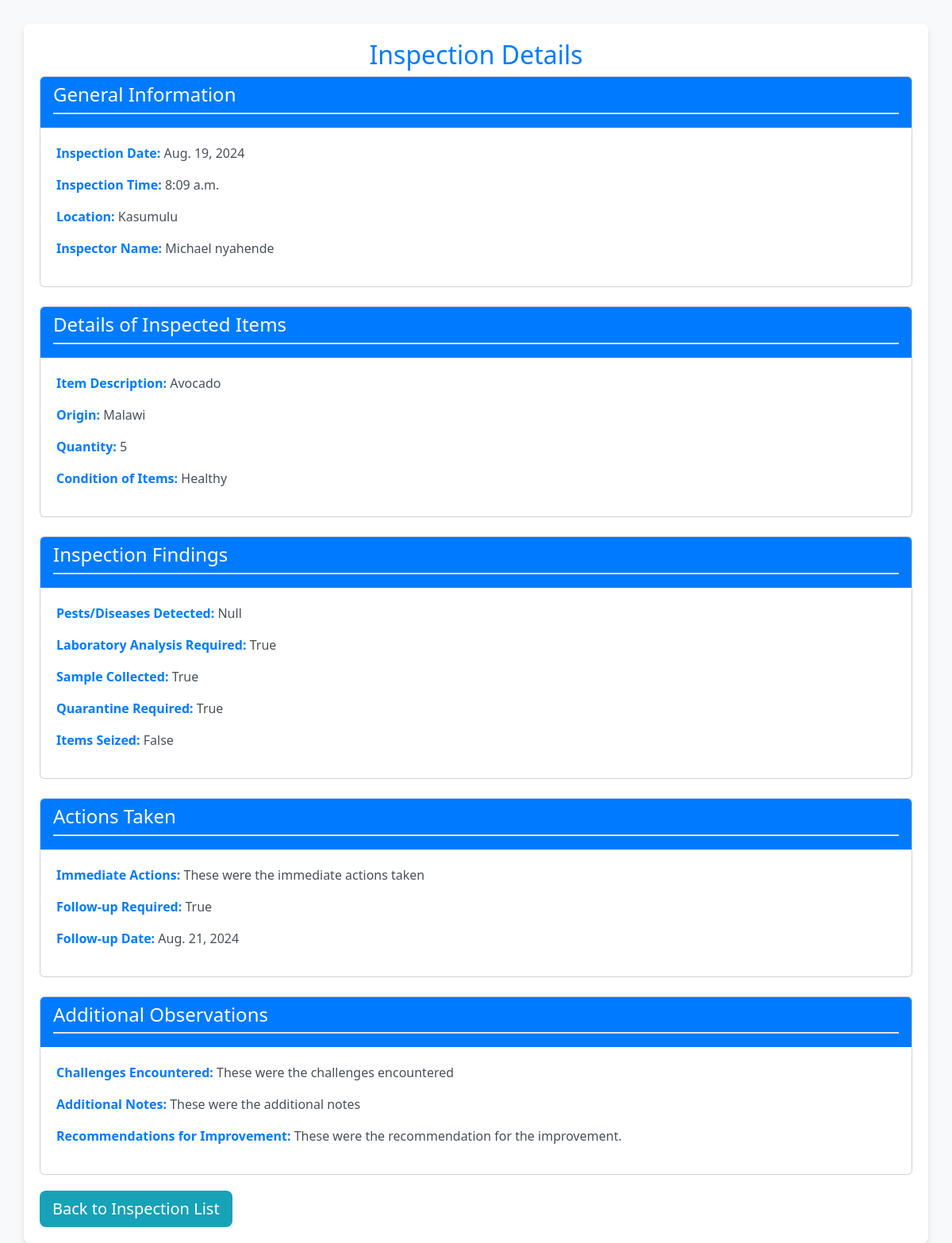
Screenshot of /plantInspection/1/ with the database file from the repository.
### PlantInspection/models.py (models this page shows, shortened)
class PlantHealthInspection(models.Model):
    INSPECTION_LOCATIONS = [
        ('tunduma', 'Tunduma'),
        ('kasumulu', 'Kasumulu'),
        ('songwe', 'Songwe'),
    ]
    inspection_date = models.DateField(default=timezone.now)
    inspection_time = models.TimeField(default=timezone.now)
    location = models.CharField(max_length=50, choices=INSPECTION_LOCATIONS)
    inspector_name = models.CharField(max_length=100)
    item_description = models.CharField(max_length=200)
    origin = models.CharField(max_length=100)
    quantity = models.PositiveIntegerField()
    condition_of_items = models.CharField(max_length=100)
    pests_diseases_detected = models.TextField(blank=True)
    laboratory_analysis_required = models.BooleanField(default=False)
    sample_collected = models.BooleanField(default=False)
    quarantine_required = models.BooleanField(default=False)
    items_seized = models.BooleanField(default=False)
    immediate_actions = models.TextField(blank=True)
    follow_up_required = models.BooleanField(default=False)
    follow_up_date = models.DateField(null=True, blank=True)
    challenges_encountered = models.TextField(blank=True)
    additional_notes = models.TextField(blank=True)
    recommendations_for_improvement = models.TextField(blank=True)

### PlantInspection/views.py (the view)
# urls.py: path('<int:id>/', views.inspection_detail, name='inspection_detail'),  # Detail view URL
def inspection_detail(request, id):
    inspection = get_object_or_404(PlantHealthInspection, id=id)
    return render(request, 'inspection_detail.html', {'inspection': inspection})

### PlantInspection/Templates/inspection_detail.html (shortened to what this page needs)
<!DOCTYPE html>
<html lang="en">
<head>
    <link href="https://cdn.jsdelivr.net/npm/bootstrap@5.3.0/dist/css/bootstrap.min.css" rel="stylesheet">
</head>
<body>
    <div class="container">
        <h2 class="text-center">Inspection Details</h2>
        <div class="card">
            <div class="card-header">
                <h3 class="card-title">General Information</h3>
            </div>
            <div class="card-body">
                <p><strong>Inspection Date:</strong> {{ inspection.inspection_date }}</p>
                <p><strong>Inspection Time:</strong> {{ inspection.inspection_time }}</p>
                <p><strong>Location:</strong> {{ inspection.get_location_display }}</p>
                <p><strong>Inspector Name:</strong> {{ inspection.inspector_name }}</p>
            </div>
        </div>
        <div class="card mt-4">
            <div class="card-header">
                <h3 class="card-title">Details of Inspected Items</h3>
            </div>
            <div class="card-body">
                <p><strong>Item Description:</strong> {{ inspection.item_description }}</p>
                <p><strong>Origin:</strong> {{ inspection.origin }}</p>
                <p><strong>Quantity:</strong> {{ inspection.quantity }}</p>
                <p><strong>Condition of Items:</strong> {{ inspection.condition_of_items }}</p>
            </div>
        </div>
        <div class="card mt-4">
            <div class="card-header">
                <h3 class="card-title">Inspection Findings</h3>
            </div>
            <div class="card-body">
                <p><strong>Pests/Diseases Detected:</strong> {{ inspection.pests_diseases_detected }}</p>
                <p><strong>Laboratory Analysis Required:</strong> {{ inspection.laboratory_analysis_required }}</p>
                <p><strong>Sample Collected:</strong> {{ inspection.sample_collected }}</p>
                <p><strong>Quarantine Required:</strong> {{ inspection.quarantine_required }}</p>
                <p><strong>Items Seized:</strong> {{ inspection.items_seized }}</p>
            </div>
        </div>
        <div class="card mt-4">
            <div class="card-header">
                <h3 class="card-title">Actions Taken</h3>
            </div>
            <div class="card-body">
                <p><strong>Immediate Actions:</strong> {{ inspection.immediate_actions }}</p>
                <p><strong>Follow-up Required:</strong> {{ inspection.follow_up_required }}</p>
                <p><strong>Follow-up Date:</strong> {{ inspection.follow_up_date }}</p>
            </div>
        </div>
        <div class="card mt-4">
            <div class="card-header">
                <h3 class="card-title">Additional Observations</h3>
            </div>
            <div class="card-body">
                <p><strong>Challenges Encountered:</strong> {{ inspection.challenges_encountered }}</p>
                <p><strong>Additional Notes:</strong> {{ inspection.additional_notes }}</p>
                <p><strong>Recommendations for Improvement:</strong> {{ inspection.recommendations_for_improvement }}</p>
            </div>
        </div>
        <a href="{% url 'inspection_list' %}" class="btn btn-custom btn-lg btn-back">Back to Inspection List</a>
    </div>
</body>
</html>

### PlantInspection/Templates/inspection_detail.html (style rules this page uses)
body { background-color: #f8f9fa; font-family: 'Segoe UI', Tahoma, Geneva, Verdana, sans-serif; }
.container { margin-top: 30px; background-color: #ffffff; border-radius: 8px; box-shadow: 0 4px 8px rgba(0, 0, 0, 0.1); padding: 20px; }
.card-header { background-color: #007bff; color: #fff; border-bottom: 1px solid #007bff; }
.card-body { padding: 20px; }
.btn-custom { background-color: #17a2b8; color: #fff; border: none; }
h2 { color: #007bff; font-size: 2rem; }
h3 { border-bottom: 2px solid #e0e0e0; padding-bottom: 0.5rem; margin-bottom: 1rem; font-size: 1.5rem; color: #343a40; }
p { font-size: 1rem; color: #495057; }
strong { color: #007bff; }
.btn-back { margin-top: 20px; display: inline-block; }

### rows the page displays
PlantHealthInspection: inspection_date "Aug. 19, 2024", inspection_time "8:09 a.m.", location "Kasumulu", inspector_name "Michael nyahende", item_description "Avocado", origin "Malawi", quantity "5", condition_of_items "Healthy", pests_diseases_detected "Null", laboratory_analysis_required "True", sample_collected "True", quarantine_required "True", items_seized "False", immediate_actions "These were the immediate actions taken", follow_up_required "True", follow_up_date "Aug. 21, 2024", challenges_encountered "These were the challenges encountered", additional_notes "These were the additional notes", recommendations_for_improvement "These were the recommendation for the improvement."
